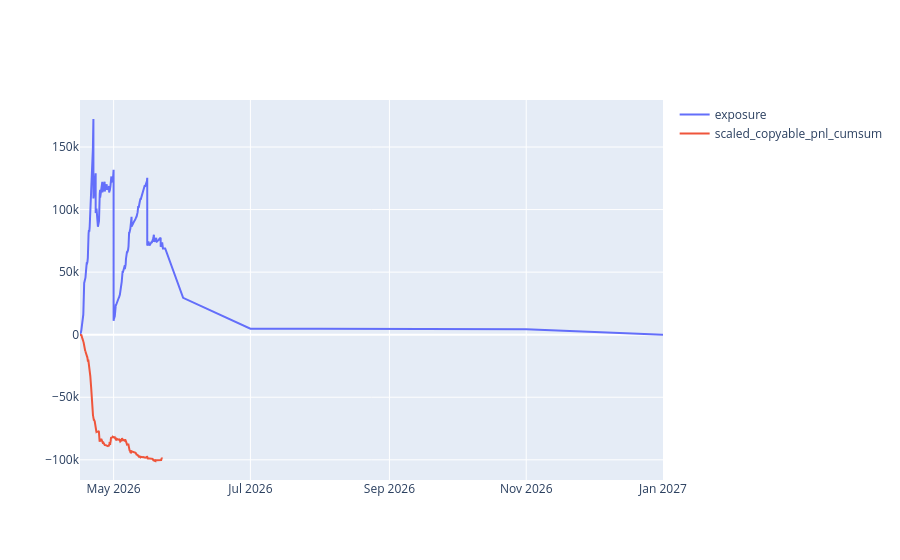

The notebook cell saved with this chart:
### Code cell
df_plot = df.groupby('end_date_iso').agg(
    scaled_copyable_pnl=('scaled_copyable_pnl', 'sum'),
    ending_exposure=('scaled_copyable_pnl_exposure', 'sum'),
).reset_index()

df.sort_values('bucket', inplace=True)
df['scaled_copyable_pnl_cumsum'] = df['scaled_copyable_pnl'].cumsum()

df_pnl = df[['bucket', 'scaled_copyable_pnl_cumsum']].copy()

# exposure ends at EOD of end_date, so shift by 24h
df_exposure = df_plot[['end_date_iso', 'ending_exposure']].copy()
df_exposure['end_date_iso'] = pd.to_datetime(df_exposure['end_date_iso']) + pd.Timedelta(days=1)
df_exposure.rename(columns={'end_date_iso': 'dt', 'ending_exposure': 'exposure_delta'}, inplace=True)

resolution_exposure = df_exposure.groupby('dt').agg(exposure_delta=('exposure_delta', 'sum')).reset_index()
resolution_exposure['exposure_delta'] = resolution_exposure['exposure_delta'] * -1

buy_exposure = df[['bucket', 'scaled_copyable_pnl_exposure']].rename(columns={'bucket': 'dt', 'scaled_copyable_pnl_exposure': 'exposure_delta'})

df_exposure = ( pd.concat([resolution_exposure, buy_exposure], ignore_index=True)
    .reset_index(drop=True)
)

df_exposure.sort_values('dt', inplace=True)
df_exposure['exposure'] = df_exposure['exposure_delta'].cumsum()

# df_plot['end_date_iso'] = pd.to_datetime(df_plot['end_date_iso']) + pd.Timedelta(days=1)

import plotly.graph_objects as go

fig = go.Figure()

fig.add_trace(go.Scatter(
    x=df_exposure['dt'],
    y=df_exposure['exposure'],
    mode='lines',
    name='exposure'
))

fig.add_trace(go.Scatter(
    x=df_pnl['bucket'],
    y=df_pnl['scaled_copyable_pnl_cumsum'],
    mode='lines',
    name='scaled_copyable_pnl_cumsum'
))

fig.show()

### Figure 1 — Plotly figure (JSON) as saved in the notebook; plotly's stock layout.template omitted (floating-point values rounded to 4 significant figures; data arrays with more than 128 entries replaced by an {"elided": "..."} marker saying what was removed)
{"data": [{"mode": "lines", "name": "exposure", "type": "scatter", "x": {"elided": "8188 str values"}, "y": {"elided": "8188 float values"}}, {"mode": "lines", "name": "scaled_copyable_pnl_cumsum", "type": "scatter", "x": {"elided": "8147 str values"}, "y": {"elided": "8147 float values"}}], "layout": {}}
